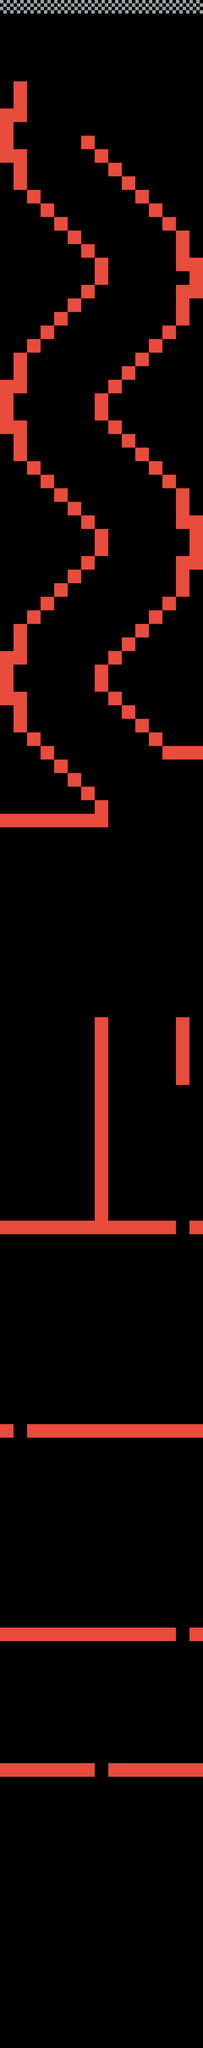

This is a level from a 2D game, rendered from its Tiled map with the project's own tilesets. A one-line summary and the map file follow, with tile-layer data summarised:
An orthogonal 15x151 tile map with 48x48 px tiles, 2 tile layers (walls, finish).

<map version="1.0" orientation="orthogonal" renderorder="right-down" width="15" height="151" tilewidth="48" tileheight="48">
 <tileset firstgid="1" name="tile_set" tilewidth="48" tileheight="48">
  <image source="tile_set.png" width="144" height="96" />
 </tileset>
 <layer name="walls" width="15" height="151">
  <data>[2265 cells, 196 non-empty, 1 distinct tile ids]</data>
 </layer>
 <layer name="finish" width="15" height="151">
  <data>[2265 cells, 15 non-empty, 1 distinct tile ids]</data>
 </layer>
</map>
